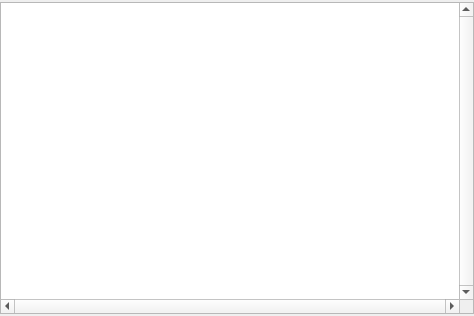
<?xml version="1.0" encoding="UTF-8"?>
<ui version="4.0">
 <class>BrowseCoursesClass</class>
 <widget class="QWidget" name="BrowseCoursesClass">
  <property name="geometry">
   <rect>
    <x>0</x>
    <y>0</y>
    <width>474</width>
    <height>316</height>
   </rect>
  </property>
  <property name="windowTitle">
   <string>BrowseInvoices</string>
  </property>
  <layout class="QGridLayout">
   <property name="leftMargin">
    <number>0</number>
   </property>
   <property name="topMargin">
    <number>2</number>
   </property>
   <property name="rightMargin">
    <number>0</number>
   </property>
   <property name="bottomMargin">
    <number>2</number>
   </property>
   <item row="1" column="0" colspan="4">
    <widget class="QTableView" name="tvCourses">
     <property name="frameShape">
      <enum>QFrame::StyledPanel</enum>
     </property>
     <property name="frameShadow">
      <enum>QFrame::Sunken</enum>
     </property>
     <property name="verticalScrollBarPolicy">
      <enum>Qt::ScrollBarAlwaysOn</enum>
     </property>
     <property name="horizontalScrollBarPolicy">
      <enum>Qt::ScrollBarAlwaysOn</enum>
     </property>
     <property name="alternatingRowColors">
      <bool>true</bool>
     </property>
     <property name="selectionMode">
      <enum>QAbstractItemView::SingleSelection</enum>
     </property>
     <property name="selectionBehavior">
      <enum>QAbstractItemView::SelectRows</enum>
     </property>
     <property name="sortingEnabled">
      <bool>true</bool>
     </property>
    </widget>
   </item>
  </layout>
 </widget>
 <layoutdefault spacing="6" margin="11"/>
 <resources/>
 <connections/>
</ui>
